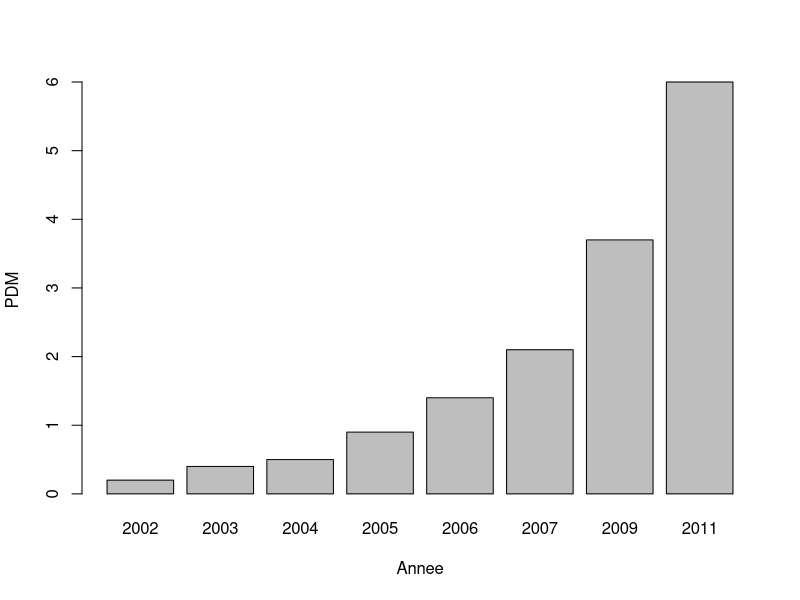
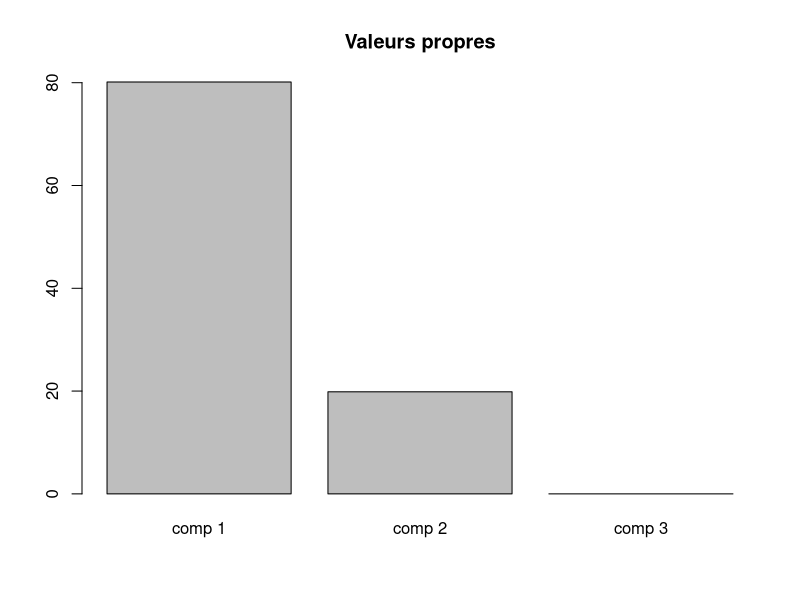
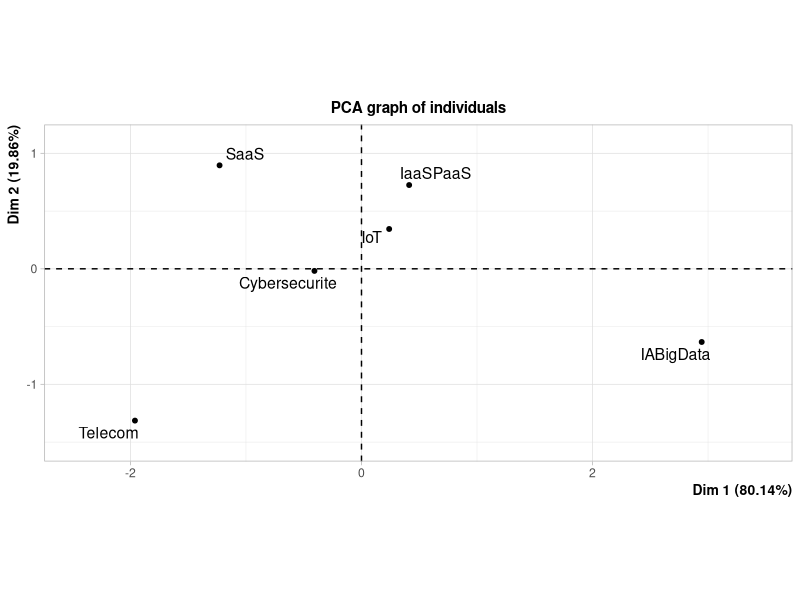
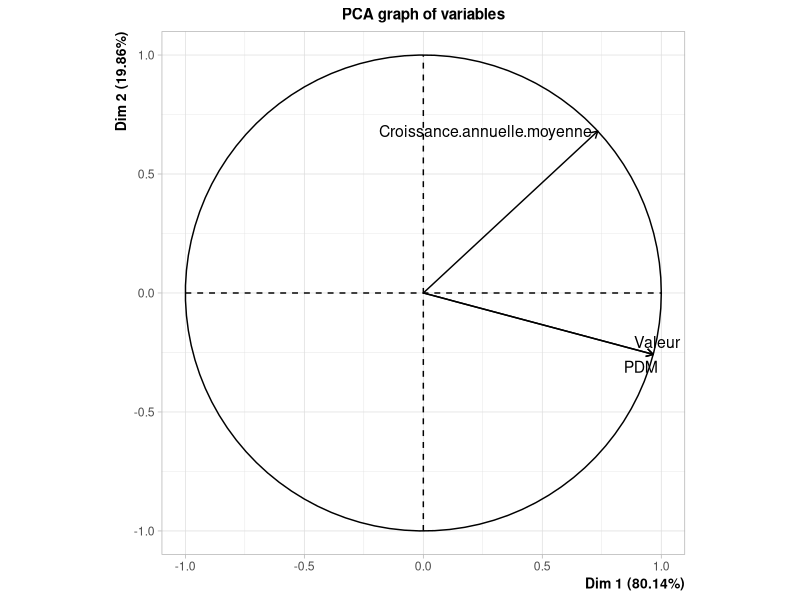

Recreate these plots in R, in order.
## ---- chunk 1
knitr::opts_chunk$set(echo = TRUE)
## ---- chunk 2
evolPDM <- read.csv("evolPDM.csv", header=TRUE, dec=",", sep=";", row.names=1)
histPDM <- barplot(PDM~Annee,data=evolPDM) 
## ---- chunk 3
knitr::opts_chunk$set(echo = TRUE)
leader <- read.csv("growth drivers of Open Source.csv", header=TRUE, dec=",", sep=";", row.names=1)
## ---- chunk 4
names(leader) 
library(FactoMineR)
acpleader <- PCA(leader,graph=FALSE)
barplot(acpleader$eig[,2],main = "Valeurs propres")
## ---- chunk 5
plot.PCA(acpleader, main ="Projection des individus")
## ---- chunk 6
plot.PCA(acpleader,choix="var", main ="Cercle des valeurs propres")
